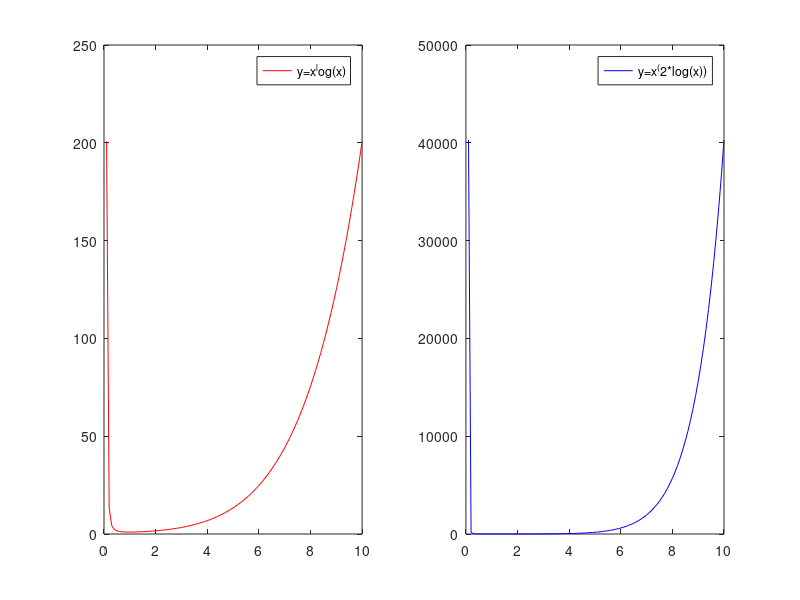

Reproduce this figure in MATLAB.
% plot y=x^log(x) and y=x^(2*log(x))
x=0:0.1:10;
y1=zeros(1,size(x,2));
y2=zeros(1,size(x,2));

for i=1:size(x,2)
    y1(i)=x(i)^log(x(i));
    y2(i)=x(i)^(2*log(x(i)));
end

subplot(1,2,1);
plot(x,y1,'r');
legend('y=x^log(x)');
subplot(1,2,2);
plot(x,y2,'b');
legend('y=x^(2*log(x))');